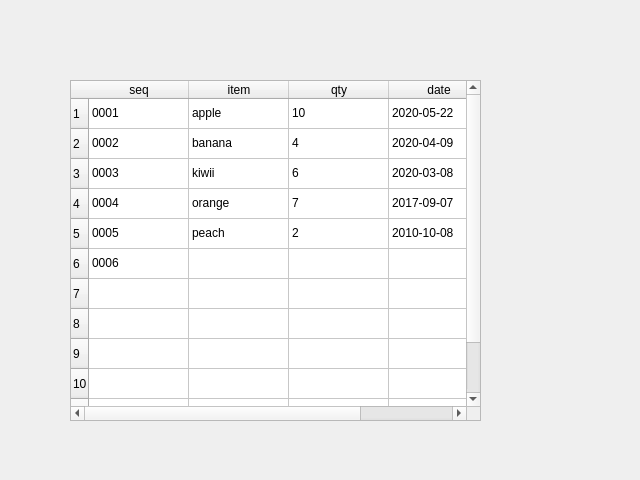
<?xml version="1.0" encoding="UTF-8"?>
<ui version="4.0">
 <class>Form</class>
 <widget class="QWidget" name="Form">
  <property name="geometry">
   <rect>
    <x>0</x>
    <y>0</y>
    <width>640</width>
    <height>480</height>
   </rect>
  </property>
  <property name="windowTitle">
   <string>Form</string>
  </property>
  <widget class="QTableWidget" name="tableWidget">
   <property name="geometry">
    <rect>
     <x>70</x>
     <y>80</y>
     <width>411</width>
     <height>341</height>
    </rect>
   </property>
   <attribute name="horizontalHeaderVisible">
    <bool>true</bool>
   </attribute>
   <attribute name="horizontalHeaderCascadingSectionResizes">
    <bool>true</bool>
   </attribute>
   <attribute name="horizontalHeaderMinimumSectionSize">
    <number>10</number>
   </attribute>
   <attribute name="horizontalHeaderHighlightSections">
    <bool>true</bool>
   </attribute>
   <attribute name="horizontalHeaderShowSortIndicator" stdset="0">
    <bool>false</bool>
   </attribute>
   <attribute name="verticalHeaderVisible">
    <bool>true</bool>
   </attribute>
   <attribute name="verticalHeaderCascadingSectionResizes">
    <bool>false</bool>
   </attribute>
   <row>
    <property name="text">
     <string>1</string>
    </property>
   </row>
   <row>
    <property name="text">
     <string>2</string>
    </property>
   </row>
   <row>
    <property name="text">
     <string>3</string>
    </property>
   </row>
   <row>
    <property name="text">
     <string>4</string>
    </property>
   </row>
   <row>
    <property name="text">
     <string>5</string>
    </property>
   </row>
   <row>
    <property name="text">
     <string>6</string>
    </property>
   </row>
   <row>
    <property name="text">
     <string>7</string>
    </property>
   </row>
   <row>
    <property name="text">
     <string>8</string>
    </property>
   </row>
   <row>
    <property name="text">
     <string>9</string>
    </property>
   </row>
   <row>
    <property name="text">
     <string>10</string>
    </property>
   </row>
   <row>
    <property name="text">
     <string>11</string>
    </property>
   </row>
   <row>
    <property name="text">
     <string>12</string>
    </property>
   </row>
   <column>
    <property name="text">
     <string>seq</string>
    </property>
   </column>
   <column>
    <property name="text">
     <string>item</string>
    </property>
   </column>
   <column>
    <property name="text">
     <string>qty</string>
    </property>
   </column>
   <column>
    <property name="text">
     <string>date</string>
    </property>
   </column>
   <item row="0" column="0">
    <property name="text">
     <string>0001</string>
    </property>
   </item>
   <item row="0" column="1">
    <property name="text">
     <string>apple</string>
    </property>
   </item>
   <item row="0" column="2">
    <property name="text">
     <string>10</string>
    </property>
   </item>
   <item row="0" column="3">
    <property name="text">
     <string>2020-05-22</string>
    </property>
   </item>
   <item row="1" column="0">
    <property name="text">
     <string>0002</string>
    </property>
   </item>
   <item row="1" column="1">
    <property name="text">
     <string>banana</string>
    </property>
   </item>
   <item row="1" column="2">
    <property name="text">
     <string>4</string>
    </property>
   </item>
   <item row="1" column="3">
    <property name="text">
     <string>2020-04-09</string>
    </property>
   </item>
   <item row="2" column="0">
    <property name="text">
     <string>0003</string>
    </property>
   </item>
   <item row="2" column="1">
    <property name="text">
     <string>kiwii</string>
    </property>
   </item>
   <item row="2" column="2">
    <property name="text">
     <string>6</string>
    </property>
   </item>
   <item row="2" column="3">
    <property name="text">
     <string>2020-03-08</string>
    </property>
   </item>
   <item row="3" column="0">
    <property name="text">
     <string>0004</string>
    </property>
   </item>
   <item row="3" column="1">
    <property name="text">
     <string>orange</string>
    </property>
   </item>
   <item row="3" column="2">
    <property name="text">
     <string>7</string>
    </property>
   </item>
   <item row="3" column="3">
    <property name="text">
     <string>2017-09-07</string>
    </property>
   </item>
   <item row="4" column="0">
    <property name="text">
     <string>0005</string>
    </property>
   </item>
   <item row="4" column="1">
    <property name="text">
     <string>peach</string>
    </property>
   </item>
   <item row="4" column="2">
    <property name="text">
     <string>2</string>
    </property>
   </item>
   <item row="4" column="3">
    <property name="text">
     <string>2010-10-08</string>
    </property>
   </item>
   <item row="5" column="0">
    <property name="text">
     <string>0006</string>
    </property>
   </item>
   <item row="5" column="1">
    <property name="text">
     <string/>
    </property>
   </item>
  </widget>
 </widget>
 <resources/>
 <connections/>
</ui>
